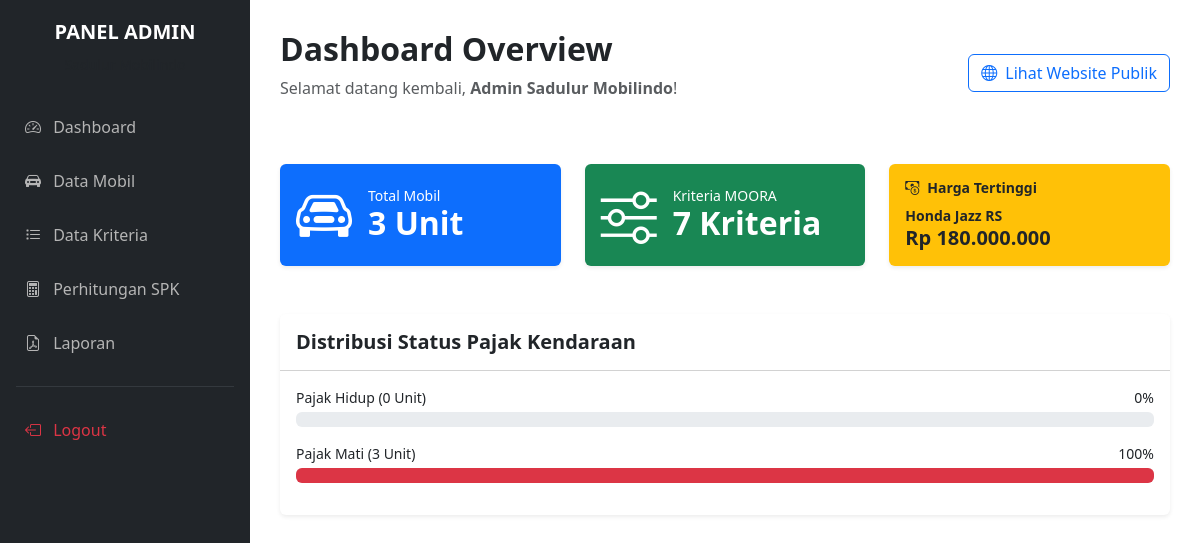
/admin/index.php (signed in), run on an earlier commit of the app's database.
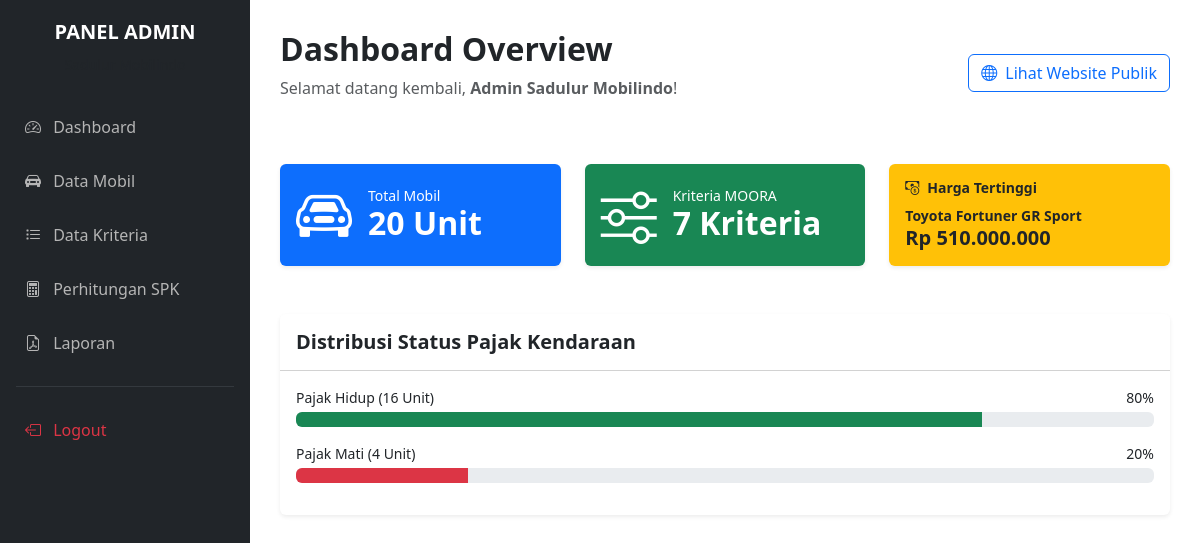
And on a later commit of the database.
### tables this page shows
CREATE TABLE `tb_alternatif` (
  `id_mobil` int(11) NOT NULL,
  `nama_mobil` varchar(100) NOT NULL,
  `merek` varchar(50) NOT NULL,
  `harga_asli` bigint(20) DEFAULT NULL,
  `tahun` int(11) DEFAULT NULL,
  `jarak_tempuh` int(11) DEFAULT NULL,
  `pajak_kendaraan` varchar(20) NOT NULL,
  `deskripsi` text NOT NULL,
  `foto_mobil` varchar(255) NOT NULL
);

### config/functions.php (called while the page is built, shortened)
<?php
require 'koneksi.php';
function query($query) {
    global $conn;
    $result = mysqli_query($conn, $query);
    $rows = [];
    while ($row = mysqli_fetch_assoc($result)) {
        $rows[] = $row;
    }
    return $rows;
}
?>

### admin/index.php (the view, shortened to what this page needs)
<?php
include 'header.php';
$mobil = query("SELECT * FROM tb_alternatif");
$jml_mobil = count($mobil);
$total = ($jml_mobil > 0) ? $jml_mobil : 1;
if ($_SESSION['role'] === 'admin') {
    $kriteria = query("SELECT * FROM tb_kriteria");
    $jml_kriteria = count($kriteria);
    $result_mahal = mysqli_query($conn, "SELECT * FROM tb_alternatif ORDER BY harga_asli DESC LIMIT 1");
    $mobil_mahal = mysqli_fetch_assoc($result_mahal);
} else {
    $result_rata = mysqli_query($conn, "SELECT AVG(harga_asli) as rata_rata FROM tb_alternatif");
    $row_rata = mysqli_fetch_assoc($result_rata);
    $rata_rata_harga = $row_rata['rata_rata'] ?? 0;
    $tahun_sekarang = date('Y');
}
?>
<div class="d-flex justify-content-between align-items-center mb-5">
    <div>
        <h2 class="fw-bold">Dashboard Overview</h2>
        <p class="text-muted">Selamat datang kembali, <strong><?= $_SESSION['nama_admin']; ?></strong>!</p>
    </div>
    <a href="../index.php" target="_blank" class="btn btn-outline-primary">
        <i class="bi bi-globe me-1"></i> Lihat Website Publik
    </a>
</div>
<div class="row g-4 mb-5">
    <div class="col-md-4">
        <div class="card bg-primary text-white h-100 border-0 shadow-sm">
            <div class="card-body d-flex align-items-center">
                <div class="display-4 me-3"><i class="bi bi-car-front"></i></div>
                <div>
                    <h5 class="mb-0 small">Total Mobil</h5>
                    <h2 class="fw-bold mb-0"><?= $jml_mobil; ?> Unit</h2>
                </div>
            </div>
        </div>
    </div>
    <?php if ($_SESSION['role'] === 'admin') : ?>
    <div class="col-md-4">
        <div class="card bg-success text-white h-100 border-0 shadow-sm">
            <div class="card-body d-flex align-items-center">
                <div class="display-4 me-3"><i class="bi bi-sliders"></i></div>
                <div>
                    <h5 class="mb-0 small">Kriteria MOORA</h5>
                    <h2 class="fw-bold mb-0"><?= $jml_kriteria; ?> Kriteria</h2>
                </div>
            </div>
        </div>
    </div>
    <div class="col-md-4">
        <div class="card bg-warning text-dark h-100 border-0 shadow-sm">
            <div class="card-body">
                <h5 class="card-title small fw-bold"><i class="bi bi-cash-coin me-2"></i>Harga Tertinggi</h5>
                <?php if($mobil_mahal) : ?>
                    <p class="fw-bold mb-0 small"><?= $mobil_mahal['nama_mobil']; ?></p>
                    <p class="mb-0 h5 fw-bold">Rp <?= number_format($mobil_mahal['harga_asli'], 0, ',', '.'); ?></p>
                <?php else : ?>
                    <p class="mb-0 small">- Belum ada data -</p>
                <?php endif; ?>
            </div>
        </div>
    </div>
    <?php endif; ?>
</div>
<div class="card shadow-sm border-0">
    <div class="card-header bg-white py-3">
        <h5 class="mb-0 fw-bold">
            <?= ($_SESSION['role'] === 'admin') ? 'Distribusi Status Pajak Kendaraan' : 'Distribusi Merek Mobil'; ?>
        </h5>
    </div>
    <div class="card-body">
        <?php if ($_SESSION['role'] === 'admin') : ?>
            <?php
                $hidup = 0; $mati = 0;
                foreach($mobil as $m) {
                    if($m['pajak_kendaraan'] == 'Hidup') $hidup++;
                    else $mati++;
                }
                $persen_hidup = ($hidup / $total) * 100;
                $persen_mati = ($mati / $total) * 100;
            ?>
            <div class="mb-3">
                <div class="d-flex justify-content-between mb-1 small">
                    <span>Pajak Hidup (<?= $hidup; ?> Unit)</span>
                    <span><?= round($persen_hidup); ?>%</span>
                </div>
                <div class="progress" style="height: 15px;"><div class="progress-bar bg-success" style="width: <?= $persen_hidup; ?>%"></div></div>
            </div>
            <div class="mb-3">
                <div class="d-flex justify-content-between mb-1 small">
                    <span>Pajak Mati (<?= $mati; ?> Unit)</span>
                    <span><?= round($persen_mati); ?>%</span>
                </div>
                <div class="progress" style="height: 15px;"><div class="progress-bar bg-danger" style="width: <?= $persen_mati; ?>%"></div></div>
            </div>
        <?php endif; ?>
    </div>
</div>
<?php include 'footer.php'; ?>

What changed in the data, as far as the page shows it:
removed tb_alternatif: nama_mobil "Honda Jazz RS", harga_asli "180.000.000"
added tb_alternatif: nama_mobil "Toyota Fortuner GR Sport", harga_asli "510.000.000"
Also different on the page:
$jml_mobil: "3" → "20"
$hidup: "0" → "16"
$persen_hidup: "0" → "80"
$mati: "3" → "4"
$persen_mati: "100" → "20"
$persen_mati: 100 → 20 (drawn)
